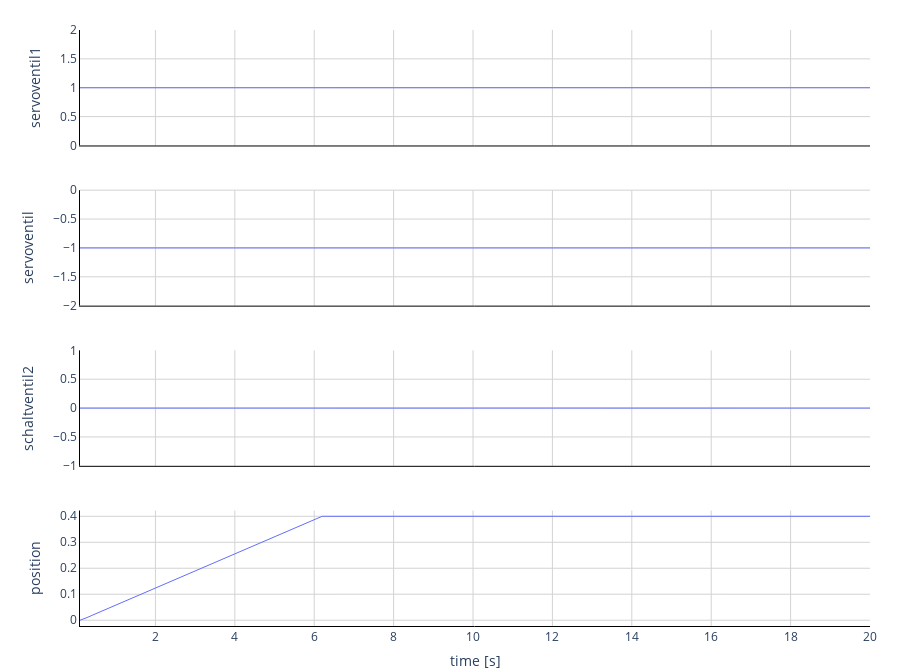

Notebook cell for this chart:
### Code cell
# define the model name and simulation parameters
fmu_filename = 'plant.fmu'
start_time = 0.0
#threshold = 2.0
stop_time = 20.0
step_size = 0.1

# read the model description
model_description = fmpy.read_model_description(fmu_filename)

#collect the value reference
vrs = {}
for variable in model_description.modelVariables:
    vrs[variable.name] = variable.valueReference

# get the value references for the variables we want to get/set
vr_servoventil = vrs['servoventil']
vr_schaltventil1 = vrs['schaltventil1']
vr_schaltventil2 = vrs['schaltventil2']
vr_position = vrs['position']

# extract the FMU
unzipdir = fmpy.extract(fmu_filename)

fmu = fmpy.fmi2.FMU2Slave(guid=model_description.guid,
                    unzipDirectory=unzipdir,
                    modelIdentifier=model_description.coSimulation.modelIdentifier,
                    instanceName='instance1')

# initialize
fmu.instantiate()
fmu.setupExperiment(startTime=start_time)
fmu.enterInitializationMode()
fmu.exitInitializationMode()
time  = start_time
rows = []

# simulation loop
while time<stop_time:
    # NOTE: the FMU.get*() and FMU.set*() functions take lists of
    # value references as arguments and return lists of values

    # set the input
    fmu.setReal([vr_servoventil,vr_schaltventil1,vr_schaltventil2],[-1,1,0])

    # perform one step
    fmu.doStep(currentCommunicationPoint=time, communicationStepSize=step_size)

    # advance the time
    time += step_size

    # get the values for 'inputs' and 'outputs[4]'
    schaltventil1, servoventil, schaltventil2, position = fmu.getReal([vr_schaltventil1,vr_servoventil,vr_schaltventil2,vr_position])

    # append the results
    rows.append((time, schaltventil1, servoventil,schaltventil2,position))

    # use the threshold to terminate the simulation
    '''if outputs4 > threshold:
        print("Threshold reached at t = %g s" % time)
        break'''

fmu.terminate()
fmu.freeInstance()

# clean up
shutil.rmtree(unzipdir, ignore_errors=True)

# convert the results to a structured NumPy array
result = np.array(rows, dtype=np.dtype([('time', np.float64),
                                        ('servoventil1', np.float64), ('servoventil', np.float64), ('schaltventil2', np.float64),
                                        ('position', np.float64)]))

# plot the results
#if show_plot:
    #plot_result(result)

#return time
fmpy.util.plot_result(result)

### Figure 1 — Plotly figure (JSON) as saved in the notebook; plotly's stock layout.template omitted (floating-point values rounded to 4 significant figures; data arrays with more than 128 entries replaced by an {"elided": "..."} marker saying what was removed)
{"data": [{"line": {"color": "#636efa", "width": 1}, "name": "servoventil1", "x": {"elided": "200 float values"}, "y": {"elided": "200 float values"}, "type": "scatter", "xaxis": "x", "yaxis": "y"}, {"line": {"color": "#636efa", "width": 1}, "name": "servoventil", "x": {"elided": "200 float values"}, "y": {"elided": "200 float values"}, "type": "scatter", "xaxis": "x2", "yaxis": "y2"}, {"line": {"color": "#636efa", "width": 1}, "name": "schaltventil2", "x": {"elided": "200 float values"}, "y": {"elided": "200 float values"}, "type": "scatter", "xaxis": "x3", "yaxis": "y3"}, {"line": {"color": "#636efa", "width": 1}, "name": "position", "x": {"elided": "200 float values"}, "y": {"elided": "200 float values"}, "type": "scatter", "xaxis": "x4", "yaxis": "y4"}], "layout": {"xaxis": {"anchor": "y", "domain": [0.0, 1.0], "matches": "x4", "showticklabels": false, "zeroline": true, "showgrid": true, "gridwidth": 1, "ticklen": 0, "gridcolor": "LightGrey", "linecolor": "black", "showline": true, "zerolinewidth": 1, "zerolinecolor": "LightGrey"}, "yaxis": {"anchor": "x", "domain": [0.8063, 1.0], "title": {"text": "servoventil1"}, "showgrid": true, "gridwidth": 1, "ticklen": 0, "gridcolor": "LightGrey", "linecolor": "black", "showline": true, "zerolinewidth": 1, "zerolinecolor": "LightGrey"}, "xaxis2": {"anchor": "y2", "domain": [0.0, 1.0], "matches": "x4", "showticklabels": false, "zeroline": true, "showgrid": true, "gridwidth": 1, "ticklen": 0, "gridcolor": "LightGrey", "linecolor": "black", "showline": true, "zerolinewidth": 1, "zerolinecolor": "LightGrey"}, "yaxis2": {"anchor": "x2", "domain": [0.5375, 0.7312], "title": {"text": "servoventil"}, "showgrid": true, "gridwidth": 1, "ticklen": 0, "gridcolor": "LightGrey", "linecolor": "black", "showline": true, "zerolinewidth": 1, "zerolinecolor": "LightGrey"}, "xaxis3": {"anchor": "y3", "domain": [0.0, 1.0], "matches": "x4", "showticklabels": false, "zeroline": true, "showgrid": true, "gridwidth": 1, "ticklen": 0, "gridcolor": "LightGrey", "linecolor": "black", "showline": true, "zerolinewidth": 1, "zerolinecolor": "LightGrey"}, "yaxis3": {"anchor": "x3", "domain": [0.2687, 0.4625], "title": {"text": "schaltventil2"}, "showgrid": true, "gridwidth": 1, "ticklen": 0, "gridcolor": "LightGrey", "linecolor": "black", "showline": true, "zerolinewidth": 1, "zerolinecolor": "LightGrey"}, "xaxis4": {"anchor": "y4", "domain": [0.0, 1.0], "title": {"text": "time [s]"}, "zeroline": true, "showgrid": true, "gridwidth": 1, "ticklen": 0, "gridcolor": "LightGrey", "linecolor": "black", "showline": true, "zerolinewidth": 1, "zerolinecolor": "LightGrey"}, "yaxis4": {"anchor": "x4", "domain": [0.0, 0.1938], "title": {"text": "position"}, "showgrid": true, "gridwidth": 1, "ticklen": 0, "gridcolor": "LightGrey", "linecolor": "black", "showline": true, "zerolinewidth": 1, "zerolinecolor": "LightGrey"}, "height": 670, "margin": {"t": 30, "b": 0, "r": 30}, "plot_bgcolor": "rgba(0,0,0,0)", "showlegend": false}}
